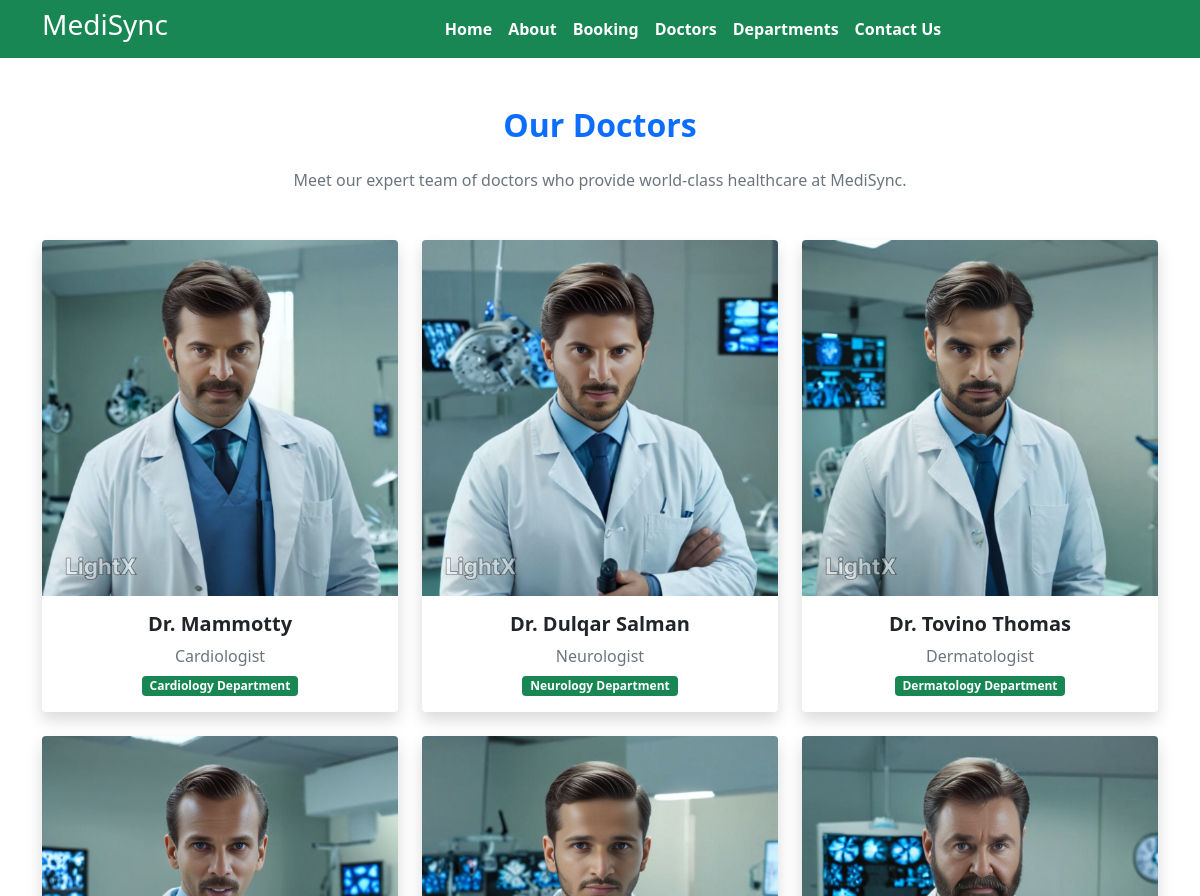
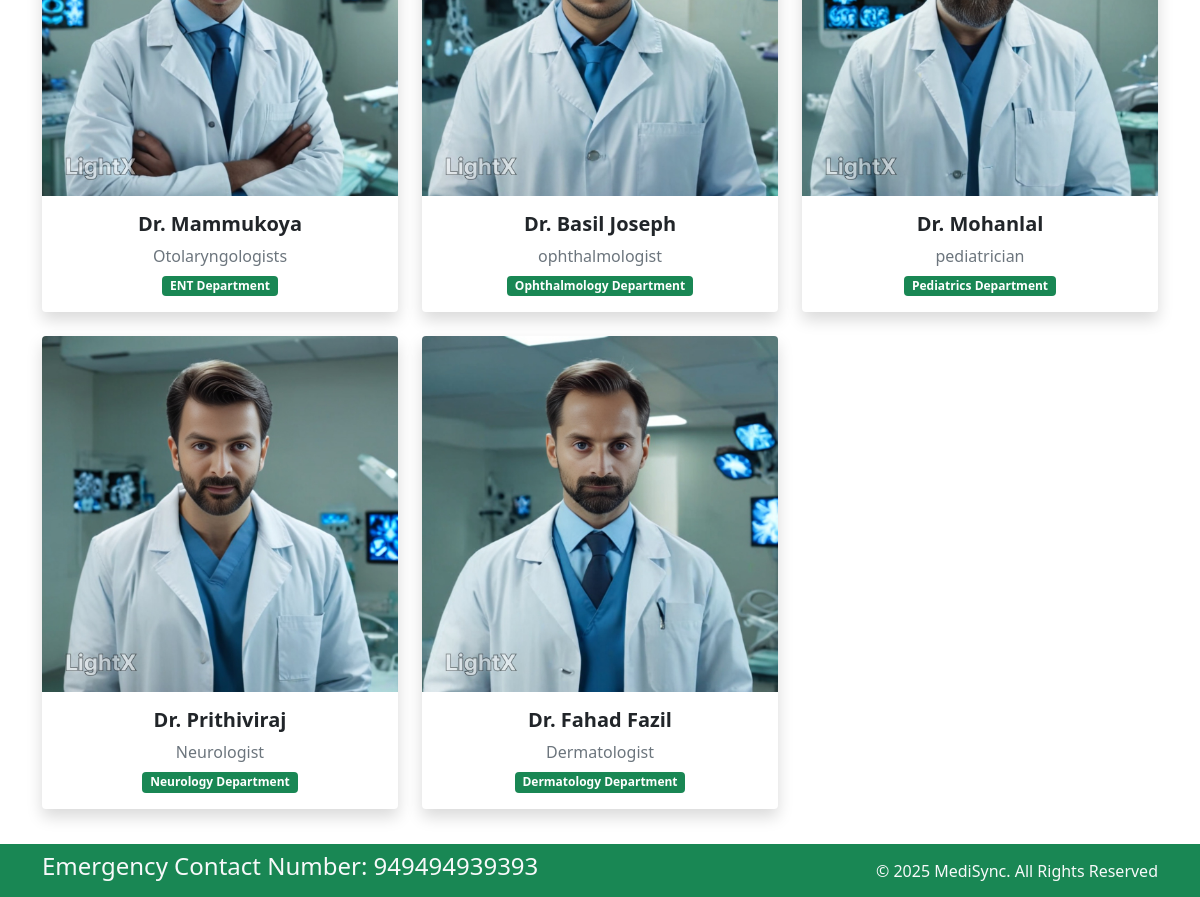
Page /doctors on the committed database (2 pictures, top to bottom).
### Home/models.py (models this page shows, shortened)
class Doctors(models.Model):
    doc_name = models.CharField(max_length=255)
    doc_spec = models.CharField(max_length=255)
    dep_name = models.ForeignKey(Department, on_delete=models.CASCADE)
    doc_image = models.ImageField(upload_to='doctors')

class Department(models.Model):
    dep_name = models.CharField(max_length=100)
    dep_description = models.TextField()
    def __str__(self):
        return self.dep_name

### Home/views.py (the view)
# urls.py: path('doctors', views.doctors, name='doctors'),
def doctors(request):
    dict_doc = {
        'doc' : Doctors.objects.all()
    }
    return render(request, 'doctors.html', dict_doc)

### templates/doctors.html (shortened to what this page needs)
{% extends "base.html" %}
{% block content %}
<div class="container my-5">
  <h2 class="text-center fw-bold text-primary mb-4">Our Doctors</h2>
  <p class="text-center text-muted mb-5">
    Meet our expert team of doctors who provide world-class healthcare at MediSync.
  </p>
  <div class="row g-4">
    {% for d in doc %}
    <div class="col-md-6 col-lg-4">
      <div class="card h-100 shadow border-0 rounded-4 text-center">
        <img src="{{ d.doc_image.url }}" class="card-img-top rounded-top" alt="Doctor Image">
        <div class="card-body">
          <h5 class="card-title fw-bold">Dr. {{ d.doc_name }}</h5>
          <p class="card-text text-muted mb-1">{{ d.doc_spec }}</p>
          <span class="badge bg-success">{{ d.dep_name }} Department</span>
        </div>
      </div>
    </div>
    {% endfor %}
  </div>
</div>
{% endblock %}

### rows in the picture
Doctors: doc_image (picture), doc_name "Mammotty", doc_spec "Cardiologist", dep_name "Cardiology"
Doctors: doc_image (picture), doc_name "Dulqar Salman", doc_spec "Neurologist", dep_name "Neurology"
Doctors: doc_image (picture), doc_name "Tovino Thomas", doc_spec "Dermatologist", dep_name "Dermatology"
Doctors: doc_image (picture), doc_name "Mammukoya", doc_spec "Otolaryngologists", dep_name "ENT"
Doctors: doc_image (picture), doc_name "Basil Joseph", doc_spec "ophthalmologist", dep_name "Ophthalmology"
Doctors: doc_image (picture), doc_name "Mohanlal", doc_spec "pediatrician", dep_name "Pediatrics"
Doctors: doc_image (picture), doc_name "Prithiviraj", doc_spec "Neurologist", dep_name "Neurology"
Doctors: doc_image (picture), doc_name "Fahad Fazil", doc_spec "Dermatologist", dep_name "Dermatology"
